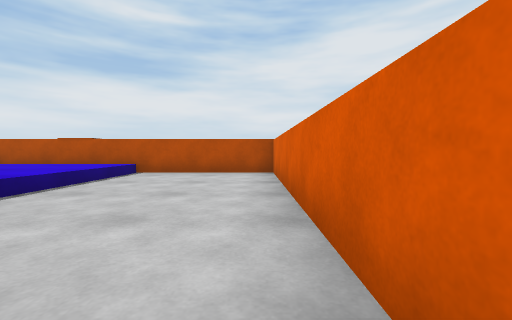
View 1 (above)

22 first-person views from a walk through a scene from a Unity 3-D project. The camera is 0.62 m above the floor, tilts 2° down and sees 90° across. The floor is counted in squares, 1 m on a side. Each view is taken from the middle of a square. On the plan, view 1 faces up. The plan holds only what a view shows up to about 9 squares ahead; the rest is blank. The place goes on beyond the plan. The player character is not drawn.

View 2
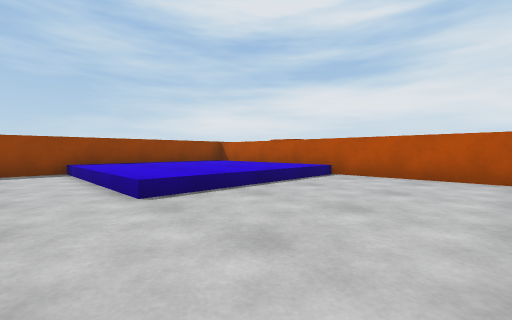

View 3
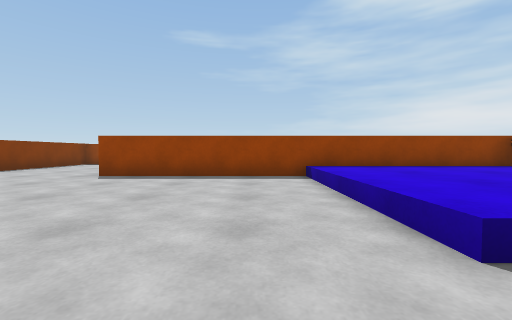

View 4
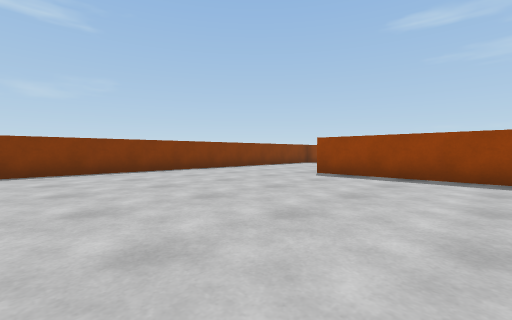

View 5
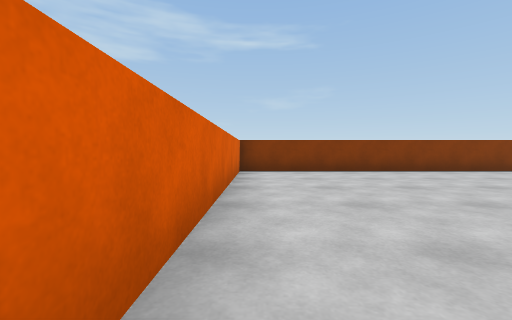

View 6
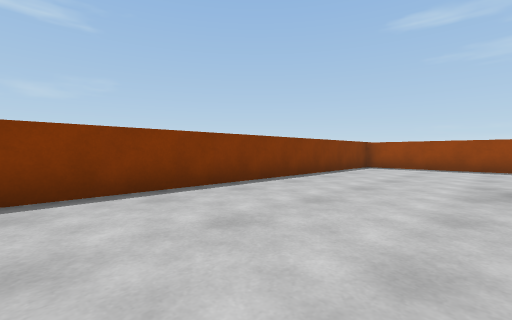

View 7
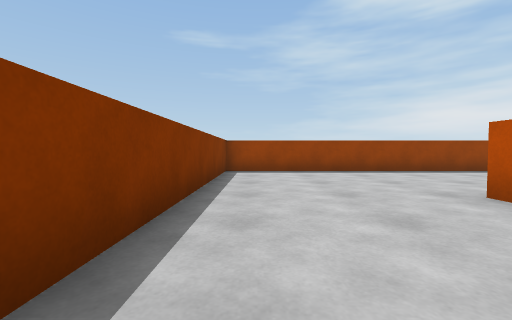

View 8
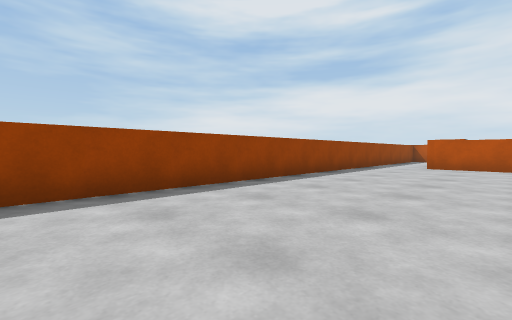

View 9
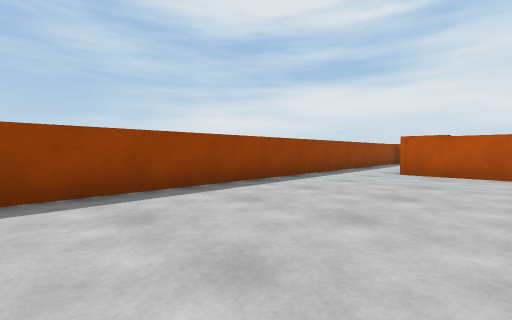

View 10
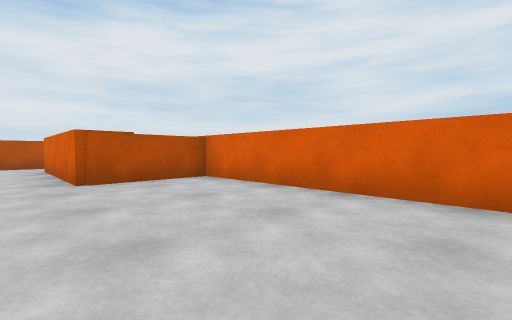

View 11
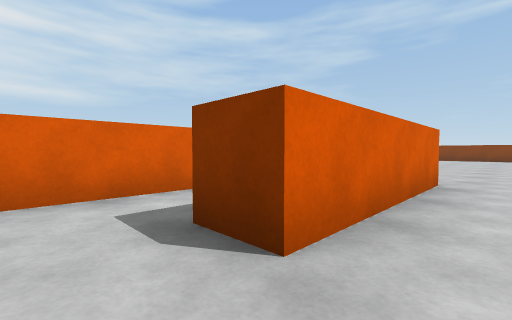

View 12
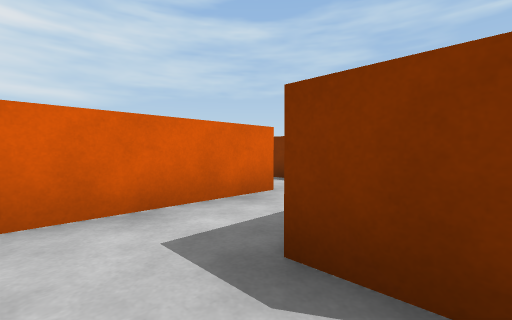

View 13
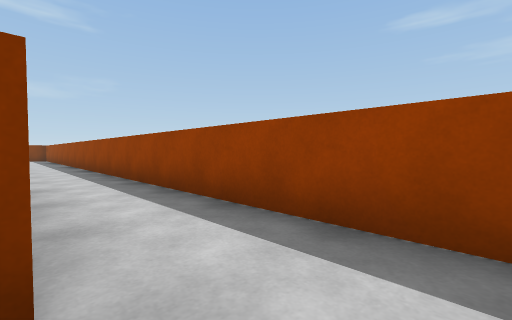

View 14
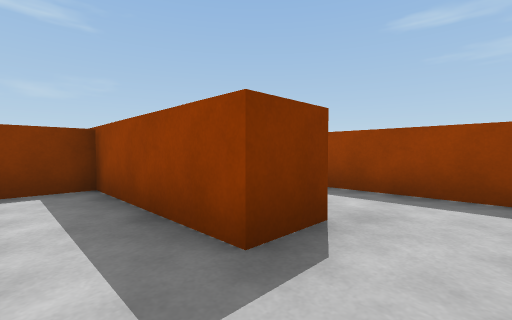

View 15
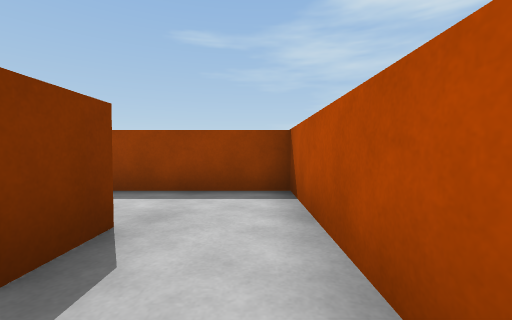

View 16
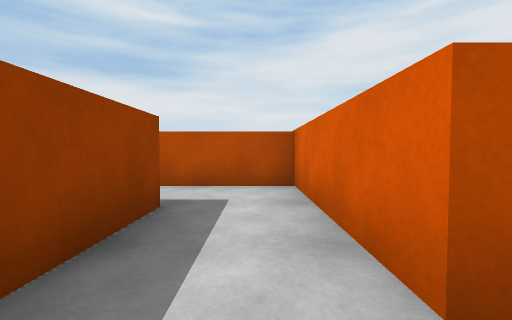

View 17
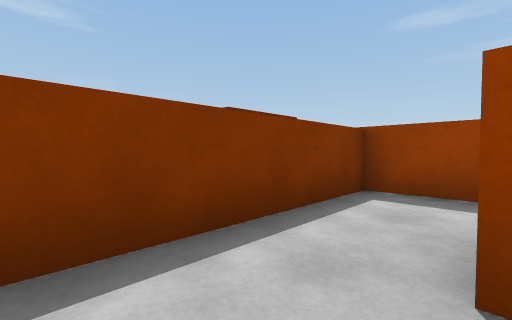

View 18
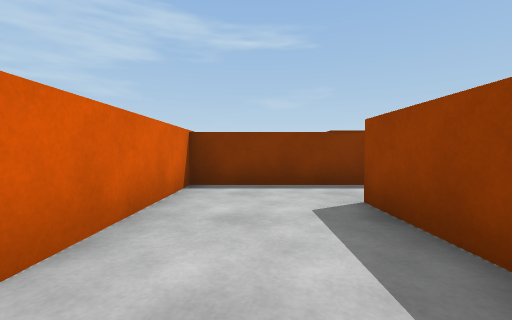

View 19
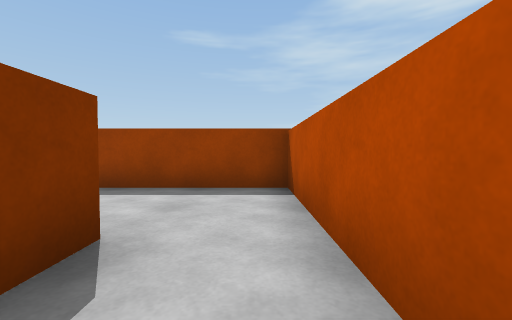

View 20
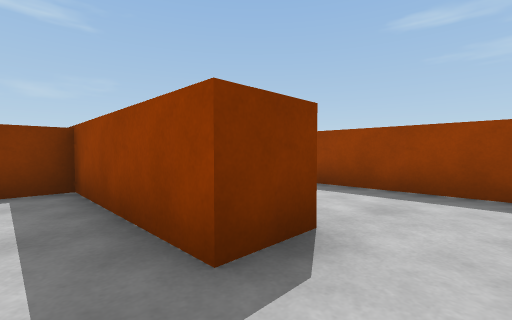

View 21
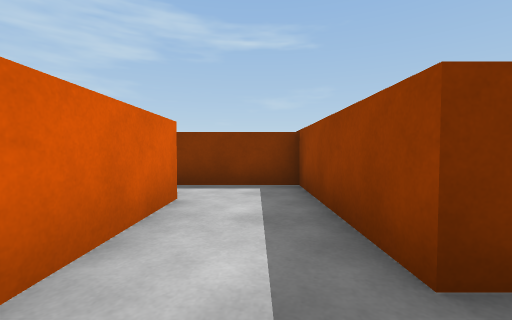

View 22
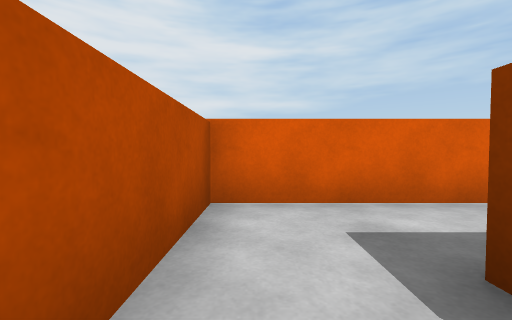

### Floor plan
Key: @ floor where view 1 was taken; # wall or solid block; . floor; ^ raised ledge.
Columns run from 14 left of view 1 to 1 right of it. Each row starts with its distance up from view 1.
 14 ############
 13 #....#.....#
 12 #.##.#.....#
 11 #.##.#..##.#
 10 #.##.#..##.#
  9 #.##....##..
  8 #.##############
  7 #....#^^^^^....#
  6 #....#^^^^^....#
  5 #....#^^^^^....#
  4 #....#^^^^^....#
  3 #....#^^^^^....#
  2 #....#.........#
  1 #....#.........#
  0 #....#........@#
 -1 #....#.........#
 -2 #....#.........#
 -3 #..............#
 -4 #..............#
 -5 #..............#
 -6 #..............#
 -7 ################

Where each view was taken, in squares from view 1:
view 1: 0 up, 0 right, facing up
view 2: 1 up, 0 right, facing up-left
view 3: 1 up, 2 left, facing left
view 4: 1 up, 2 left, facing down-left
view 5: 1 up, 0 right, facing down
view 6: 3 down, 4 left, facing down-left
view 7: 6 down, 6 left, facing left
view 8: 3 down, 10 left, facing up-left
view 9: 0 up, 10 left, facing up-left
view 10: 2 up, 13 left, facing up-right
view 11: 13 up, 13 left, facing down-right
view 12: 13 up, 12 left, facing down-right
view 13: 13 up, 12 left, facing down-left
view 14: 13 up, 10 left, facing down-left
view 15: 13 up, 10 left, facing left
view 16: 9 up, 10 left, facing up
view 17: 10 up, 7 left, facing down-left
view 18: 13 up, 7 left, facing down
view 19: 13 up, 4 left, facing left
view 20: 13 up, 4 left, facing down-left
view 21: 13 up, 4 left, facing down
view 22: 13 up, 6 left, facing right
